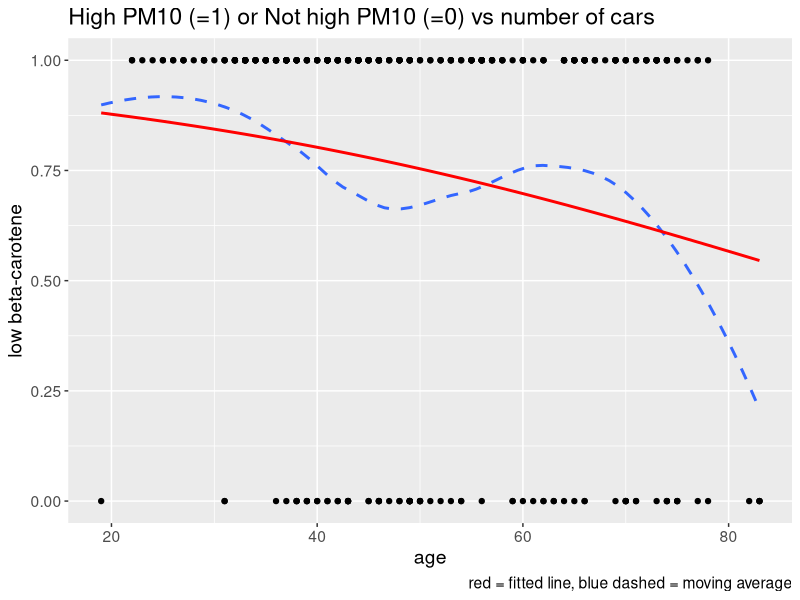

Write R code to recreate this figure.
#Project 1
library(ggplot2)
library(GGally)
library(ggpubr)

plasma <- read.delim("Data/plasma.txt")
head(plasma)
summary(plasma)
# At least one data point was 0, this needs to be taken 
PositivePlasma <- plasma[plasma$betaplasma > 0, ]
summary(PositivePlasma)
#Turn categorical variables into factor variables:
PositivePlasma$sex <- factor(PositivePlasma$sex, 
                               levels = c(1, 2),
                               labels = c("Male", "Female"))

PositivePlasma$smokstat <- factor(PositivePlasma$smokstat,
                                    levels = c(1, 2, 3),
                                    labels = c("Never", "Former", "Current"))

PositivePlasma$bmicat <- factor(PositivePlasma$bmicat,
                                  levels = c(1,2,3,4),
                                  labels = c("Underweight", "Normal", "Overweight", "Obese"))

PositivePlasma$vituse <- factor(PositivePlasma$vituse,
                                  levels = c(1, 2, 3),
                                  labels = c("Yes, fairly often", "Yes, not often", "No"))

#relevel to suitable reference categories:
PositivePlasma$sex<-relevel(PositivePlasma$sex, "Female")
PositivePlasma$smokstat<-relevel(PositivePlasma$smokstat, "Never")
PositivePlasma$bmicat <- relevel(PositivePlasma$bmicat,"Normal")
PositivePlasma$vituse <- relevel(PositivePlasma$vituse,"Yes, fairly often")

#Part 0 a)
a <- 225.498
#Part 0 b) beta-carotene is considered low if below 225.498 ng/ml
PositivePlasma$lowplasma <- as.numeric(PositivePlasma$betaplasma < a)
# factor version for ease of use later on:
PositivePlasma$plasmacat <- factor(PositivePlasma$lowplasma,
                           levels = c(0, 1),
                           labels = c("high", "low"))
# How many are low?
low_total <- sum(PositivePlasma$lowplasma)
high_total <- 315 - low_total
low_percentage <- (low_total/316)*100 

table(PositivePlasma$smokstat, PositivePlasma$lowplasma)

glm(lowplasma ~ smokstat, family = "binomial", data = PositivePlasma)
(model.1 <- glm(lowplasma ~ smokstat, family = "binomial", data = PositivePlasma))
summary(model.1)

# beta: log-odds(ratio) with c.i.:
model.1$coefficients
(ci.beta <- confint(model.1))

# Odds (exp(beta0)) and OR, odds ratio, exp(beta1), exp(beta2)
exp(model.1$coefficients)
(ci.or <- exp(ci.beta))

#probability for "Never" to have low beta-plasma:
(prob_0 <- 2.250000/(2.250000+1))
#confidence interval:
(prob_0_low <- 1.6120554/(1.6120554+1))
(prob_0_high <- 3.187487/(3.187487+1))

#probability for "Former" to have low beta-plasma:
(prob_1 <- 1.318008*prob_0/(1-prob_0)/(1+1.318008*prob_0/(1-prob_0)))
#confidence interval:
(prob_1_low <- 0.7707618*prob_0/(1-prob_0)/(1+0.7707618*prob_0/(1-prob_0)))
(prob_1_high <- 2.280987*prob_0/(1-prob_0)/(1+2.280987*prob_0/(1-prob_0)))

#probability for "Current" to have low beta-plasma:
(prob_1 <- 5.925926*prob_0/(1-prob_0)/(1+5.925926*prob_0/(1-prob_0)))
#confidence interval:
(prob_2_low <- 2.0209273*prob_0/(1-prob_0)/(1+2.0209273*prob_0/(1-prob_0)))
(prob_2_high <- 25.326220*prob_0/(1-prob_0)/(1+25.326220*prob_0/(1-prob_0)))

#Wald test
summary(model.1)$coefficients
# Since |0.2761213| < lambda_0.025 = 1.96 we accept
# H0: beta_1 = 0
# Since |1.7793369| < lambda_0.025 = 1.96 we accept
# H0: beta_2 = 0
#The smoking has no significant impact on the beta-carotene levels

# 1b)
glm(lowplasma ~ smokstat, family = "binomial", data = PositivePlasma)
(model.2 <- glm(lowplasma ~ age, family = "binomial", data = PositivePlasma))

PositivePlasma.pred <- cbind(
  PositivePlasma,
  phat = predict(model.2, type = "response"))

ggplot(PositivePlasma.pred, aes(age, lowplasma)) +
  geom_point() +
  geom_smooth(se = FALSE, linetype = "dashed") +
  geom_line(aes(y = phat), color = "red", size = 1) +
  xlab("age") +
  ylab("low beta-carotene") +
  labs(title = "High PM10 (=1) or Not high PM10 (=0) vs number of cars",
       caption = "red = fitted line, blue dashed = moving average") +
  theme(text = element_text(size = 14))

# beta: log-odds(ratio) with c.i.:
model.2$coefficients
(ci.beta <- confint(model.2))

# Odds (exp(beta0)) and OR, odds ratio, exp(beta1)
exp(model.2$coefficients)
(ci.or <- exp(ci.beta))
#Wald test
summary(model.2)$coefficients
# Since |-0.02835726| < lambda_0.025 = 1.96 we can reject
# H0: beta_1 = 0
#The age has a significant impact on the beta-carotene levels
